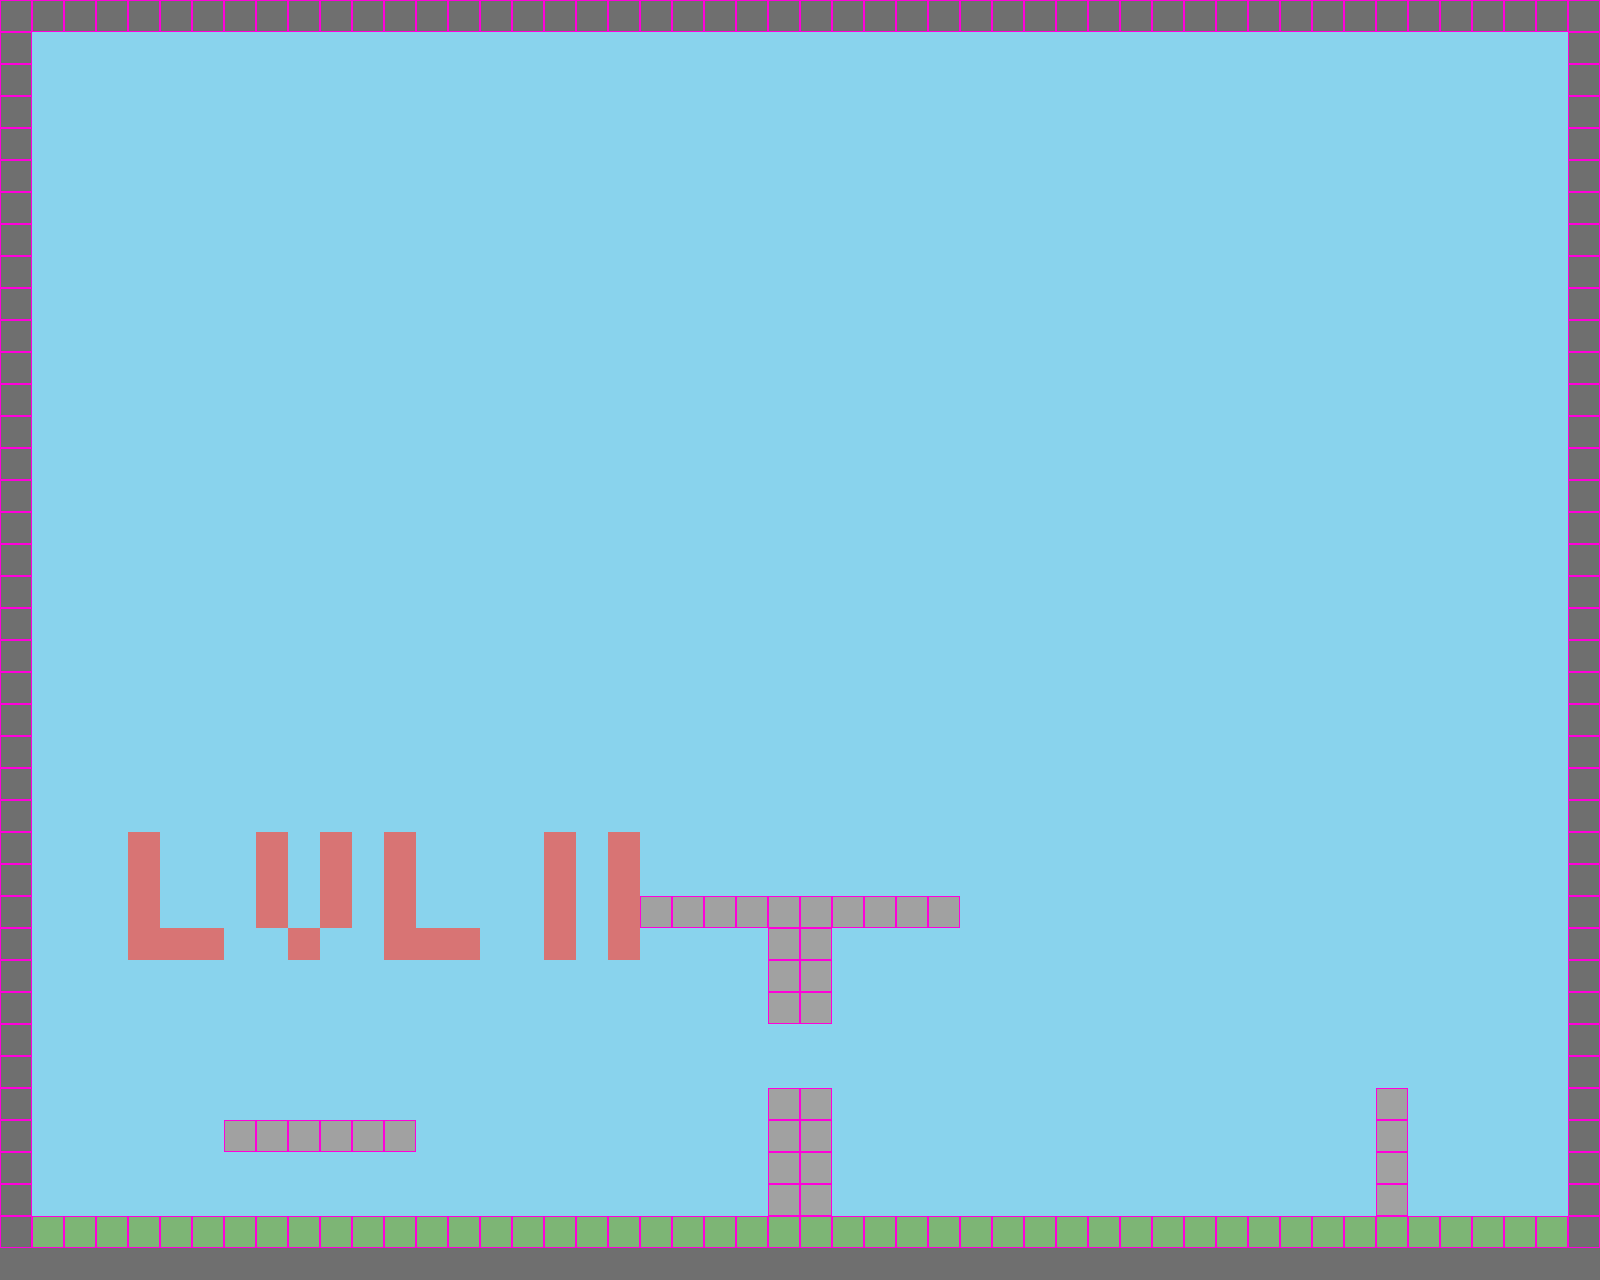

This is a level from a 2D game, rendered from its Tiled map with the project's own tilesets. A one-line summary and the map file follow, with tile-layer data summarised:
An orthogonal 50x40 tile map with 32x32 px tiles, 2 tile layers (map, colliders).

<map version="1.0" tiledversion="1.1.5" orientation="orthogonal" renderorder="left-up" width="50" height="40" tilewidth="32" tileheight="32" infinite="0" nextobjectid="1">
 <tileset firstgid="1" source="tileset.tsx" />
 <layer name="map" width="50" height="40">
  <data>[2000 cells, 2000 non-empty, 5 distinct tile ids]</data>
 </layer>
 <layer name="colliders" width="50" height="40">
  <data>[2000 cells, 208 non-empty, 1 distinct tile ids]</data>
 </layer>
</map>